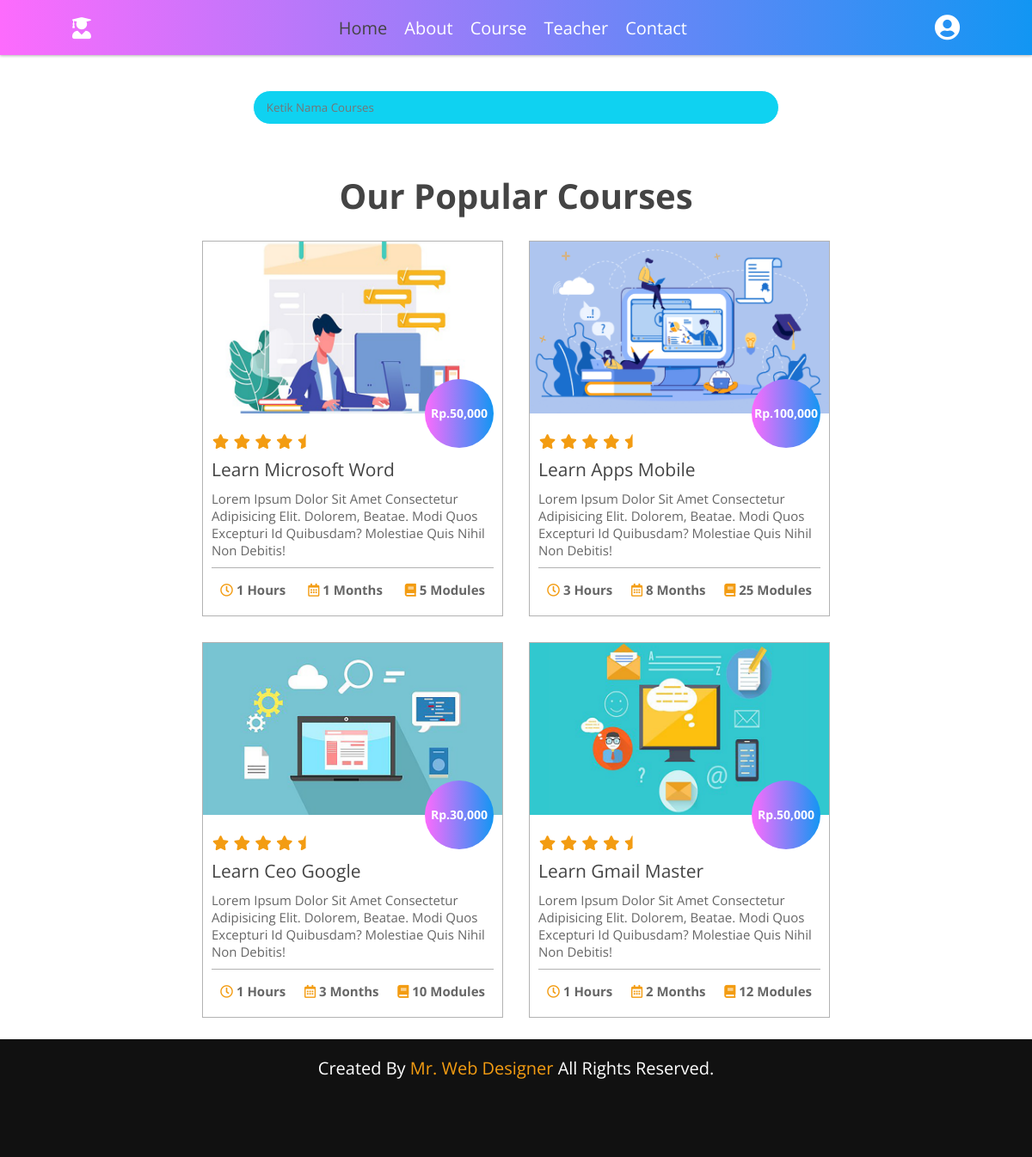
The page /?page=courses on the database its author committed.
### tables this page shows
CREATE TABLE `course` (
  `id_course` int(11) NOT NULL,
  `id_teacher` int(11) NOT NULL,
  `judul` varchar(100) NOT NULL,
  `harga` int(11) NOT NULL,
  `title` text NOT NULL,
  `jam` int(11) NOT NULL,
  `bulan` int(11) NOT NULL,
  `modules` int(11) NOT NULL,
  `images` varchar(100) NOT NULL
);

### page/courses.php (the view, shortened to what this page needs)
<section class="course" id="course">
    <div class="container">
        <div class="education_search" align="center">
            <input id="live_search" class="form_search" type="text" autocomplete="off" placeholder="Ketik Nama Courses">
        </div>
    </div>
    <h1 class="heading">our popular courses</h1>
    <div class="box-container" id="searchresult">
        <?php
        $course = mysqli_query($conn, "SELECT * FROM course ORDER BY id_course");
        while ($course1 = mysqli_fetch_array($course)) {
        ?>
            <div class="box">
                <img src="<?php echo $course1['images'] ?>" alt="">
                <h3 class="price">Rp.<?php echo number_format($course1['harga']); ?></h3>
                <div class="content">
                    <div class="stars">
                        <i class="fas fa-star"></i>
                        <i class="fas fa-star"></i>
                        <i class="fas fa-star"></i>
                        <i class="fas fa-star"></i>
                        <i class="fas fa-star-half"></i>
                    </div>
                    <a href="?page=detail_courses&&id_course=<?php echo $course1['id_course'] ?>" class="title"><?php echo $course1['judul'] ?></a>
                    <p><?php echo $course1['title'] ?></p>
                    <div class="info">
                        <h3> <i class="far fa-clock"></i> <?php echo $course1['jam'] ?> hours </h3>
                        <h3> <i class="far fa-calendar-alt"></i> <?php echo $course1['bulan'] ?> months </h3>
                        <h3> <i class="fas fa-book"></i> <?php echo $course1['modules'] ?> modules </h3>
                    </div>
                </div>
            </div>
        <?php } ?>
    </div>
</section>

### index.php (shortened to what this page needs)
<?php
include "connect.php";
?>
<!DOCTYPE html>
<html lang="en">
<head>
    <link rel="stylesheet" href="https://cdnjs.cloudflare.com/ajax/libs/font-awesome/5.15.2/css/all.min.css">
    <link rel="stylesheet" href="css/style.css">
</head>
<body>
    <header>
        <a href="#" class="logo"><i class="fas fa-user-graduate"></i></a>
        <nav class="navbar">
            <ul>
                <li><a class="active" href="?page">home</a></li>
                <li><a href="?page=about">about</a></li>
                <li><a href="?page=courses">course</a></li>
                <li><a href="?page=teachers">teacher</a></li>
                <li><a href="?page=contact">contact</a></li>
            </ul>
        </nav>
        <div id="login" class="fas fa-user-circle"></div>
    </header>
    <div class="contents">
        <?php
        $page = @$_GET['page'];
        if ($page == "about") {
            include "page/about.php";
        } elseif ($page == "contact") {
            include "page/contact.php";
        } elseif ($page == "courses") {
            include "page/courses.php";
        } elseif ($page == "teachers") {
            include "page/teachers.php";
        } elseif ($page == "detail_teacher") {
            include "page/detailteacher.php";
        } elseif ($page == "detail_teacher2") {
            include "page/detailteacher2.php";
        } elseif ($page == "detail_courses") {
            include "page/detailcourses.php";
        } else {
            include "page/home.php";
        }
        ?>
    </div>
    <div class="footer">
        <h1 class="credit">created by <a href="#">mr. web designer</a> all rights reserved. </h1>
    </div>
</body>
</html>

### css/style.css (style rules this page uses)
:root { --gradient: linear-gradient(90deg, #fd6bfd, #1296f3); }
body { margin: 0 0 0 0; font-family: Tahoma, arial; font-size: 14px; }
* { box-sizing: border-box; }
.container { margin: 0 auto; width: 80%; text-align: left; }
* { font-family: "Open Sans", sans-serif; margin: 0; padding: 0; box-sizing: border-box; border: none; outline: none; text-decoration: none; text-transform: capitalize; transition: all 0.2s linear; }
html { font-size: 62.5%; overflow-x: hidden; }
section { min-height: 100vh; padding: 1rem 7%; padding-top: 6rem; }
.heading { color: #444; padding: 1rem; font-size: 4rem; text-align: center; }
header { width: 100%; display: flex; align-items: center; justify-content: space-between; position: fixed; top: 0; left: 0; z-index: 1000; padding: 1.5rem 7%; background: var(--gradient); box-shadow: 0 0.1rem 0.3rem rgba(0, 0, 0, 0.3); }
header .logo { color: #fff; font-size: 2.5rem; }
header .navbar ul { display: flex; align-items: center; justify-content: center; list-style: none; }
header .navbar ul li { margin: 0 1rem; }
header .navbar ul li a { font-size: 2rem; color: #fff; }
header .navbar ul li a.active, header .navbar ul li a:hover { color: #444; }
header #login { font-size: 3rem; color: #fff; cursor: pointer; }
.course .box-container { display: flex; align-items: center; justify-content: center; flex-wrap: wrap; }
.course .box-container .box { width: 35rem; border: 0.1rem solid rgba(0, 0, 0, 0.3); position: relative; margin: 1.5rem; }
.course .box-container .box img { height: 20rem; width: 100%; object-fit: cover; }
.course .box-container .box .content { padding: 1rem; }
.course .box-container .box .content .stars i { color: #f39c12; font-size: 1.7rem; padding: 1rem 0.1rem; }
.course .box-container .box .content .title { color: #444; font-size: 2.1rem; }
.course .box-container .box .content p { padding: 1rem 0; color: #666; font-size: 1.5rem; }
.course .box-container .box .content .info { display: flex; justify-content: space-between; align-items: center; padding-top: 0.5rem; border-top: 0.1rem solid rgba(0, 0, 0, 0.3); }
.course .box-container .box .content .info h3 { font-size: 1.5rem; padding: 1rem; color: #666; }
.course .box-container .box .content .info h3 i { color: #f39c12; }
.course .box-container .box .price { position: absolute; top: 16rem; right: 1rem; height: 8rem; width: 8rem; line-height: 8rem; text-align: center; border-radius: 50%; background: var(--gradient); color: #fff; font-size: 14px; }
.footer { background: #333; }
.footer .credit { padding: 2rem 1rem; font-size: 2rem; color: #fff; background: #111; text-align: center; font-weight: normal; padding-bottom: 9rem; }
.footer .credit a { color: #f39c12; }
.contents { width: 100%; }
.form_search { width: 50%; padding: 10px 15px; color: #101828; border-radius: 8px; background-color: #fff; border: 1px solid #101828; }
.active, .menu_atas:hover { color: #009ecd; }
.education_search { padding: 30px; width: 100%; line-height: 5em; }
.form_search { width: 80%; padding: 10px 15px; color: #636363; border-radius: 20px; background-color: #0fd2f1; border: 1px solid #fff; }

### rows shown on the page
course: images (picture), harga "50,000", judul "Learn Microsoft Word", title "Lorem Ipsum Dolor Sit Amet Consectetur Adipisicing Elit. Dolorem, Beatae. Modi Quos Excepturi Id Quibusdam? Molestiae Quis Nihil Non Debitis!", jam "1", bulan "1", modules "5"
course: images (picture), harga "100,000", judul "Learn Apps Mobile", title "Lorem Ipsum Dolor Sit Amet Consectetur Adipisicing Elit. Dolorem, Beatae. Modi Quos Excepturi Id Quibusdam? Molestiae Quis Nihil Non Debitis!", jam "3", bulan "8", modules "25"
course: images (picture), harga "30,000", judul "Learn Ceo Google", title "Lorem Ipsum Dolor Sit Amet Consectetur Adipisicing Elit. Dolorem, Beatae. Modi Quos Excepturi Id Quibusdam? Molestiae Quis Nihil Non Debitis!", jam "1", bulan "3", modules "10"
course: images (picture), harga "50,000", judul "Learn Gmail Master", title "Lorem Ipsum Dolor Sit Amet Consectetur Adipisicing Elit. Dolorem, Beatae. Modi Quos Excepturi Id Quibusdam? Molestiae Quis Nihil Non Debitis!", jam "1", bulan "2", modules "12"
